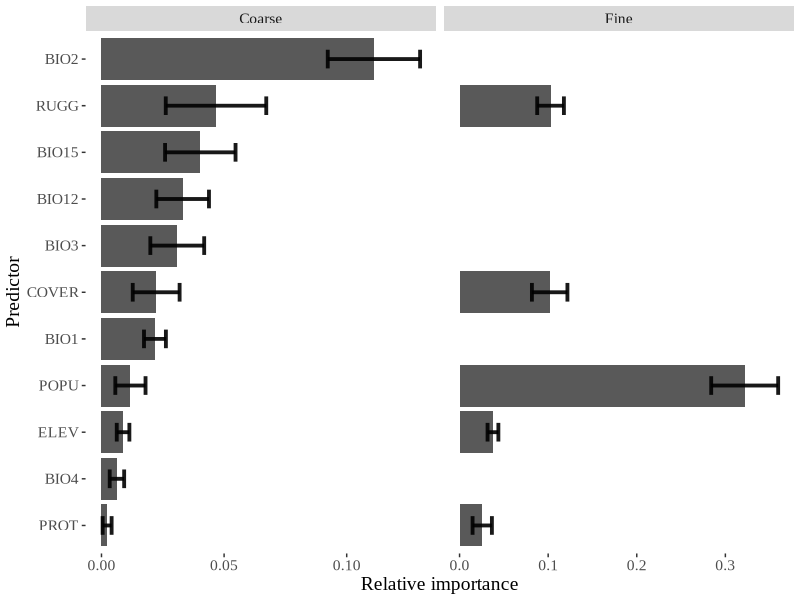
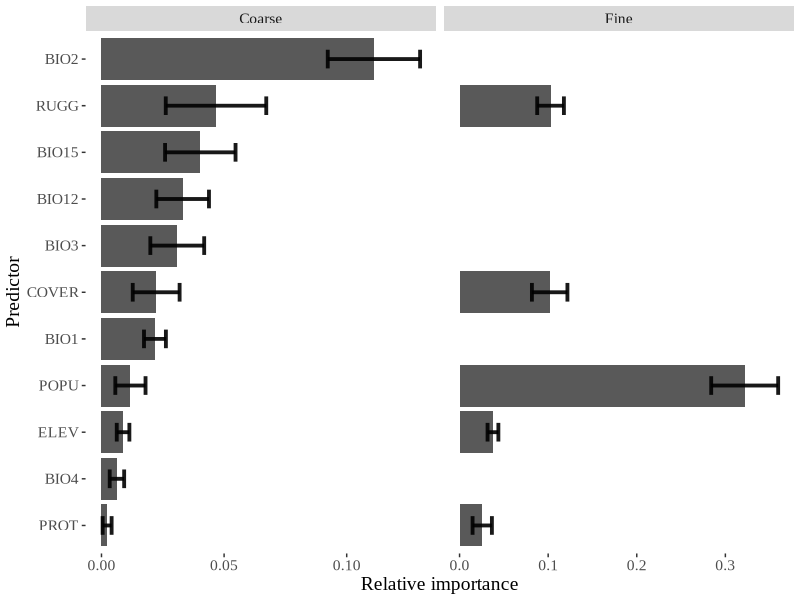
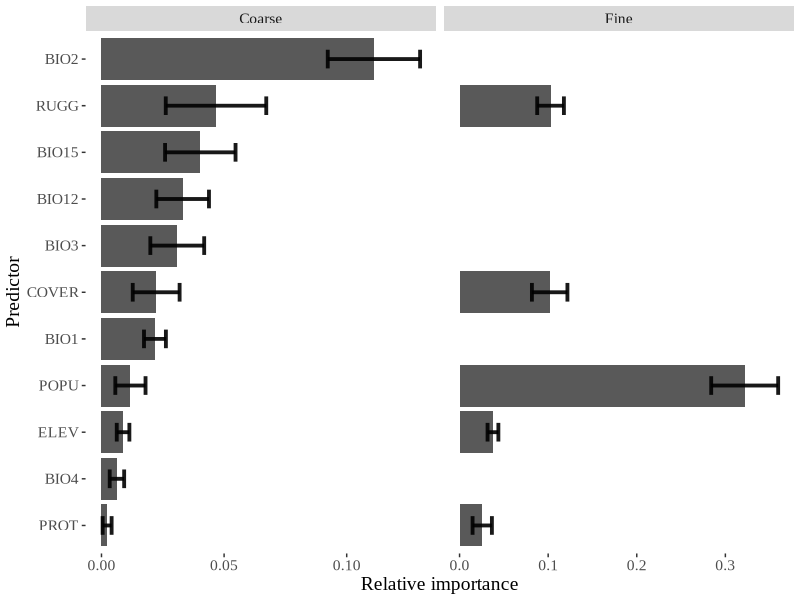

Generate these figures, in order, with R:
library(ggplot2)
library(reshape2)


var_imp_30 <- read.csv("./7.make_figs/var_imp/RF30.csv")
var_imp_3 <- read.csv("./7.make_figs/var_imp/RF3.csv")

summary_stat_30 <- data.frame( variable = colnames(var_imp_30),
                               mean =  colMeans(var_imp_30), 
                               sd = apply(var_imp_30, 2, sd),
                               resolution = "Coarse")

summary_stat_3 <- data.frame( variable = colnames(var_imp_3),
                               mean =  colMeans(var_imp_3), 
                               sd = apply(var_imp_3, 2, sd),
                               resolution = "Fine")

plot_data <- rbind(summary_stat_30, summary_stat_3)


# imp_long_30 <- melt(var_imp_30)
# imp_long_30$Resolution <- "Coarse"
# 
# imp_long_3 <- melt(var_imp_3)
# imp_long_3$Resolution <- "Coarse"
# 
# plot_data <- rbind(imp_long_3,imp_long_30)
levels_env <- c("BIO2","RUGG","BIO15","BIO12","BIO3","COVER", "BIO1", "POPU","ELEV", "BIO4","PROT"  )
plot_data$variable <- factor(plot_data$variable, levels = rev(levels_env))

ggplot(data = plot_data, aes(x=variable, y = mean))+
  facet_grid(~ resolution, scales = "free") + 
  geom_bar(stat="identity") + 
  geom_errorbar( aes(ymin=mean-sd, ymax=mean+sd), 
                 width=0.4,  alpha=0.9, size=1.3)+
  ylab("Relative importance") + 
  xlab("Predictor") + 
  theme(text = element_text(size=14,family = "Times New Roman"), 
        plot.margin = margin(.15, .15, .15, .15, "cm"))+
  theme(
    panel.background = element_rect(fill = "transparent"), # bg of the panel
    plot.background = element_rect(fill = "transparent", color = NA), # bg of the plot
    legend.background = element_rect(fill = "transparent")#, # get rid of legend bg
    #legend.box.background = element_rect(fill = "transparent") # get rid of legend panel bg
  )+
  coord_flip()

ggsave("./7.make_figs/pred_imp.pdf",width = 8, height = 3.5)
ggsave("./7.make_figs/pred_imp.jpg",width = 8, height = 3.5,dpi = 500)

